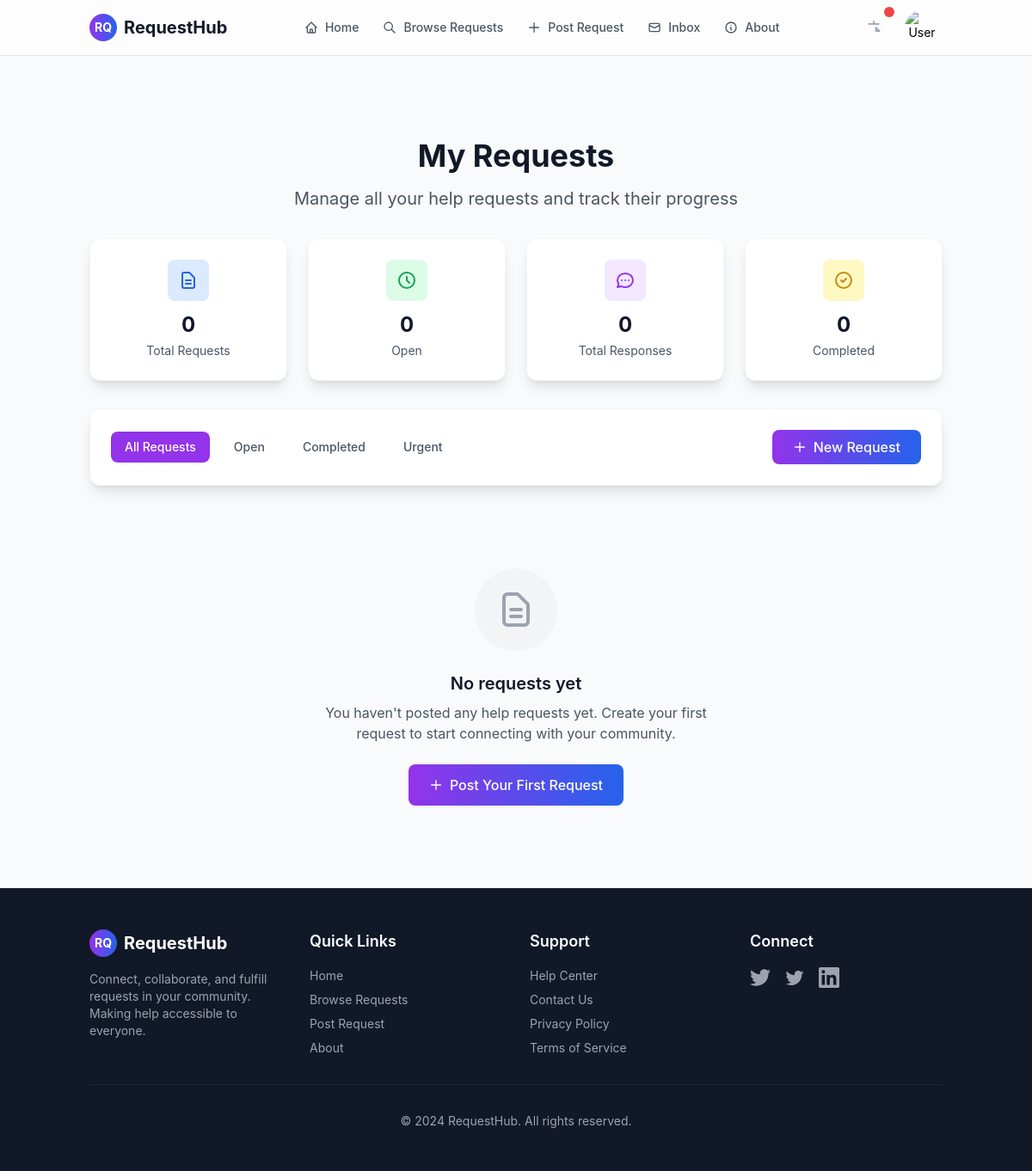
The app's page /my-requests/ (signed in), older data.
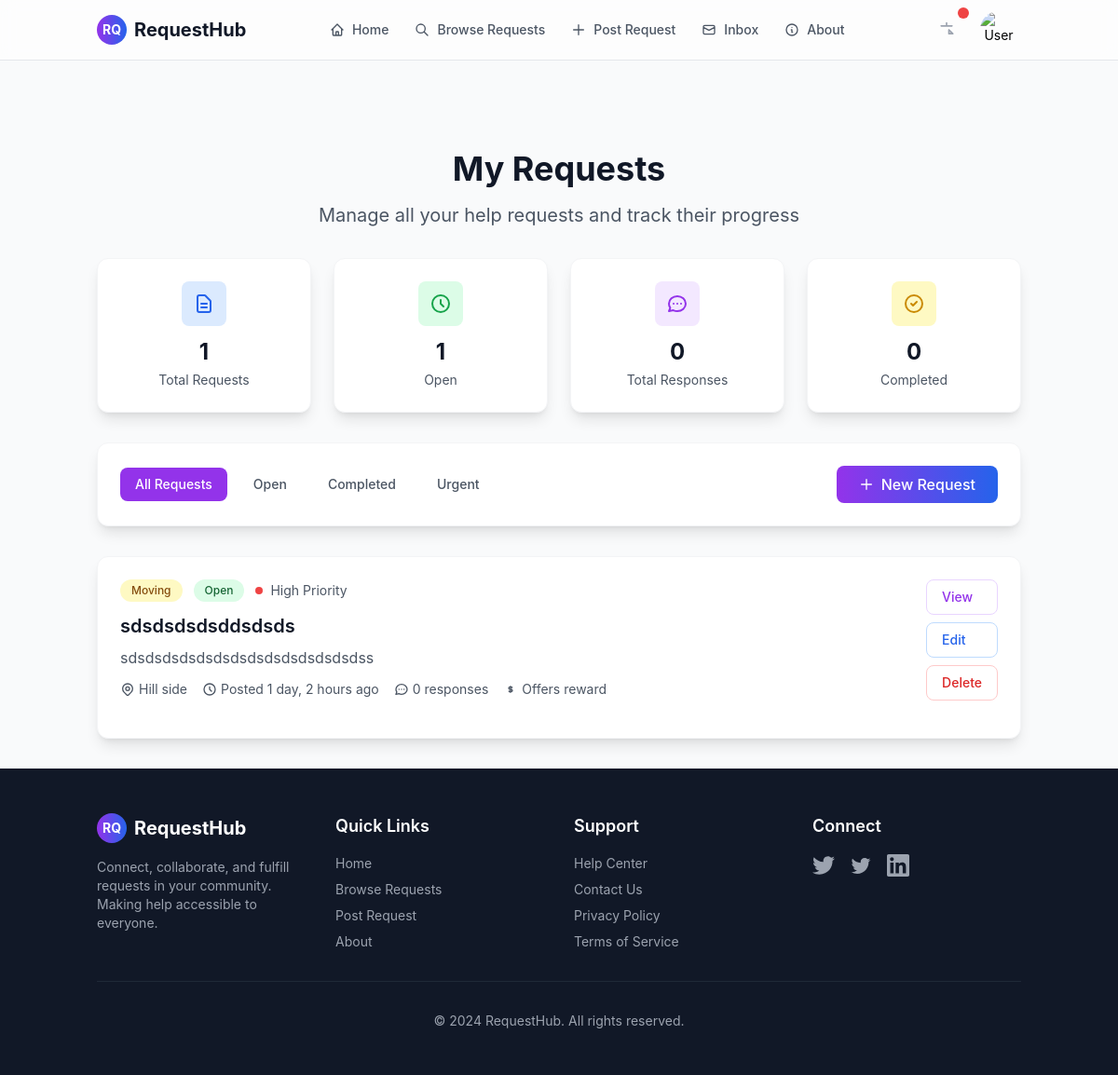
The same page, newer data.
### aid/models.py (models this page shows, shortened)
class Request(models.Model):
    STATUS_CHOICES = [
        ('open', 'Open'),
        ('in_progress', 'In Progress'),
        ('completed', 'Completed'),
        ('cancelled', 'Cancelled'),
    ]
    URGENCY_CHOICES = [
        ('low', 'Low'),
        ('medium', 'Medium'),
        ('high', 'High'),
    ]
    title = models.CharField(max_length=200)
    category = ForeignKey('Category', on_delete=models.CASCADE)
    location = ForeignKey('aid.Location', on_delete=models.CASCADE)
    description = models.TextField()
    urgency_level = models.CharField(max_length=50, choices=URGENCY_CHOICES, default='medium')
    preferred_time = models.CharField(max_length=50, blank=True, null=True)
    estimated_duration = models.CharField(max_length=50, blank=True, null=True)
    skills = models.CharField(max_length=50, blank=True, null=True)
    offer = models.TextField(blank=True, null=True)
    photo = models.URLField(blank=True, null=True)
    author = models.ForeignKey(settings.AUTH_USER_MODEL, on_delete=models.CASCADE)
    time_posted = models.DateTimeField(auto_now_add=True)
    status = models.CharField(max_length=20, choices=STATUS_CHOICES, default='open')
    @property
    def responses(self):
        from django.db.models import QuerySet
        return QuerySet(model=None).none()

class Category(models.Model):
    name = models.CharField(max_length=100)
    slug = models.SlugField(unique=True)
    def __str__(self):
        return self.name

class Location(models.Model):
    name = models.CharField(max_length=100)
    slug = models.SlugField(unique=True)
    def __str__(self):
        return self.name

### aid/views.py (the view)
# urls.py: path('my-requests/', my_requests, name='my_requests'),
@login_required
def my_requests(request):
    user_requests = Request.objects.filter(author=request.user).order_by('-time_posted')
    total_requests = user_requests.count()
    open_requests = user_requests.filter(status='open').count()
    completed_requests = user_requests.filter(status='closed').count()
    total_responses = 0  # You'll need to implement this based on your response model
    context = {
        "user_requests": user_requests,
        "total_requests": total_requests,
        "open_requests": open_requests,
        "completed_requests": completed_requests,
        "total_responses": total_responses,
    }
    return render(request, "aid/my_requests.html", context)

### aid/templates/aid/my_requests.html (shortened to what the changed rows need)
{% extends "aid/base.html" %}
{% load static %}
{% block content %}
<main class="py-8">
    <div class="container mx-auto px-4">
        <div class="text-center mb-8">
            <h1 class="text-3xl md:text-4xl font-bold text-gray-900 mb-4">My Requests</h1>
        </div>
        <div class="grid grid-cols-1 md:grid-cols-4 gap-6 mb-8">
            <div class="bg-white rounded-xl shadow-lg border border-gray-100 p-6 text-center">
                <div class="w-12 h-12 bg-blue-100 text-blue-600 rounded-lg flex items-center justify-center mx-auto mb-3">
                    <svg class="w-6 h-6" fill="none" stroke="currentColor" viewBox="0 0 24 24">
                        <path stroke-linecap="round" stroke-linejoin="round" stroke-width="2" d="M9 12h6m-6 4h6m2 5H7a2 2 0 01-2-2V5a2 2 0 012-2h5.586a1 1 0 01.707.293l5.414 5.414a1 1 0 01.293.707V19a2 2 0 01-2 2z"></path>
                    </svg>
                </div>
                <div class="text-2xl font-bold text-gray-900 mb-1">{{ total_requests|default:0 }}</div>
                <div class="text-gray-600 text-sm">Total Requests</div>
            </div>
            <div class="bg-white rounded-xl shadow-lg border border-gray-100 p-6 text-center">
                <div class="w-12 h-12 bg-green-100 text-green-600 rounded-lg flex items-center justify-center mx-auto mb-3">
                    <svg class="w-6 h-6" fill="none" stroke="currentColor" viewBox="0 0 24 24">
                        <path stroke-linecap="round" stroke-linejoin="round" stroke-width="2" d="M12 8v4l3 3m6-3a9 9 0 11-18 0 9 9 0 0118 0z"></path>
                    </svg>
                </div>
                <div class="text-2xl font-bold text-gray-900 mb-1">{{ open_requests|default:0 }}</div>
                <div class="text-gray-600 text-sm">Open</div>
            </div>
        </div>
        {% if user_requests %}
            <div class="space-y-6" id="requests-container">
                {% for request in user_requests %}
                    <div class="request-card bg-white rounded-xl shadow-lg hover:shadow-xl transition-all duration-300 border border-gray-100"
                         data-status="{{ request.status|default:'open' }}"
                         data-urgency="{{ request.urgency_level|default:'medium'|lower }}">
                        <div class="p-6">
                            <div class="flex justify-between items-start mb-4">
                                <div class="flex-1">
                                    <div class="flex items-center flex-wrap gap-3 mb-3">
                                        <span class="px-3 py-1 text-xs font-medium rounded-full
                                               {% if request.category.name == 'Errands' %}bg-green-100 text-green-800
                                               {% elif request.category.name == 'Moving' %}bg-yellow-100 text-yellow-800
                                               {% elif request.category.name == 'Pet care' %}bg-blue-100 text-blue-800
                                               {% elif request.category.name == 'Tech Help' %}bg-purple-100 text-purple-800
                                               {% elif request.category.name == 'Food and meals' %}bg-orange-100 text-orange-800
                                               {% else %}bg-gray-100 text-gray-800{% endif %}">
                                            {{ request.category }}
                                        </span>
                                        <span class="px-3 py-1 text-xs font-medium rounded-full
                                               {% if request.status == 'open' %}bg-green-100 text-green-800
                                               {% elif request.status == 'closed' %}bg-blue-100 text-blue-800
                                               {% else %}bg-gray-100 text-gray-800{% endif %}">
                                            {% if request.status == 'open' %}Open{% elif request.status == 'closed' %}Completed{% else %}{{ request.status|title }}{% endif %}
                                        </span>
                                        <div class="flex items-center">
                                            <div class="w-2 h-2 rounded-full mr-2
                                                  {% if request.urgency_level == 'high' %}bg-red-500
                                                  {% elif request.urgency_level == 'medium' %}bg-yellow-500
                                                  {% else %}bg-green-500{% endif %}"></div>
                                            <span class="text-sm text-gray-600 capitalize">{{ request.urgency_level|default:'medium' }} priority</span>
                                        </div>
                                    </div>
                                    <h3 class="text-xl font-semibold text-gray-900 mb-2">{{ request.title }}</h3>
                                    <p class="text-gray-600 mb-3 line-clamp-2">{{ request.description|truncatewords:30 }}</p>
                                    <div class="flex flex-wrap items-center gap-4 text-sm text-gray-600">
                                        <div class="flex items-center">
                                            {{ request.location }}
                                        </div>
                                        <div class="flex items-center">
                                            <svg class="w-4 h-4 mr-1" fill="none" stroke="currentColor" viewBox="0 0 24 24">
                                                <path stroke-linecap="round" stroke-linejoin="round" stroke-width="2" d="M12 8v4l3 3m6-3a9 9 0 11-18 0 9 9 0 0118 0z"></path>
                                            </svg>
                                            Posted {{ request.time_posted|timesince }} ago
                                        </div>
                                        <div class="flex items-center">
                                            {{ request.responses.count|default:"0" }} response{{ request.responses.count|pluralize }}
                                        </div>
                                        {% if request.offer %}
                                        <div class="flex items-center">
                                            <svg class="w-4 h-4 mr-1" fill="none" stroke="currentColor" viewBox="0 0 24 24">
                                                <path stroke-linecap="round" stroke-linejoin="round" stroke-width="2" d="M12 8c-1.657 0-3 .895-3 2s1.343 2 3 2 3 .895 3 2-1.343 2-3 2m0-8c1.11 0 2.08.402 2.599 1M12 8V7m0 1v8m0 0v1m0-1c-1.11 0-2.08-.402-2.599-1"></path>
                                            </svg>
                                            Offers reward
                                        </div>
                                        {% endif %}
                                    </div>
                                </div>
                                <div class="flex flex-col space-y-2 ml-4 min-w-0">
                                    <a href="{% url 'aid:request_detail' request.id %}"
                                       class="px-4 py-2 text-sm font-medium text-purple-600 hover:text-purple-700 border border-purple-200 rounded-lg hover:bg-purple-50 transition-colors text-center whitespace-nowrap no-auto-delete" >
                                        View
                                    </a>
                                    <a href="{% url 'aid:edit_request' request.id %}"
                                    class="px-4 py-2 text-sm font-medium text-blue-600 hover:text-blue-700 border border-blue-200 rounded-lg hover:bg-blue-50 transition-colors text-center whitespace-nowrap no-auto-delete">
                                    Edit
                                    </a>
                                    <button onclick="deleteRequest({{ request.id }})"
                                            class="px-4 py-2 text-sm font-medium text-red-600 hover:text-red-700 border border-red-200 rounded-lg hover:bg-red-50 transition-colors whitespace-nowrap no-auto-delete">
                                        Delete
                                    </button>
                                </div>
                            </div>
                        </div>
                    </div>
                {% endfor %}
            </div>
        {% else %}
            <div class="text-center py-16">
                <div class="w-24 h-24 mx-auto mb-6 bg-gray-100 rounded-full flex items-center justify-center">
                    <svg class="w-12 h-12 text-gray-400" fill="none" stroke="currentColor" viewBox="0 0 24 24">
                        <path stroke-linecap="round" stroke-linejoin="round" stroke-width="2" d="M9 12h6m-6 4h6m2 5H7a2 2 0 01-2-2V5a2 2 0 012-2h5.586a1 1 0 01.707.293l5.414 5.414a1 1 0 01.293.707V19a2 2 0 01-2 2z"></path>
                    </svg>
                </div>
                <h3 class="text-xl font-semibold text-gray-900 mb-2">No requests yet</h3>
                <p class="text-gray-600 mb-6 max-w-md mx-auto">
                    You haven't posted any help requests yet. Create your first request to start connecting with your community.
                </p>
                <a href="{% url 'aid:post_request' %}" class="inline-flex items-center px-6 py-3 bg-gradient-to-r from-purple-600 to-blue-600 text-white font-medium rounded-lg hover:from-purple-700 hover:to-blue-700 transition-all duration-300">
                    <svg class="w-4 h-4 mr-2" fill="none" stroke="currentColor" viewBox="0 0 24 24">
                        <path stroke-linecap="round" stroke-linejoin="round" stroke-width="2" d="M12 4v16m8-8H4"></path>
                    </svg>
                    Post Your First Request
                </a>
            </div>
        {% endif %}
    </div>
</main>
{% endblock %}

Row changes from the older to the newer data that the page shows:
added Request: category "Moving", status "Open", urgency_level "High", title "sdsdsdsdsddsdsds", description "sdsdsdsdsdsdsdsdsdsdsdsdsdsdss", location "Hill side", time_posted "1 day, 2 hours", responses.count "0", offer "sdsdsdsdds" (drawn)
Text that changed along with them:
{{ total_requests|default:0 }}: "0" → "1"
{{ open_requests|default:0 }}: "0" → "1"
text no longer shown: "No requests yet You haven't posted any help requests yet. Create your first request to start connecting with your community. Post Your First Request"
